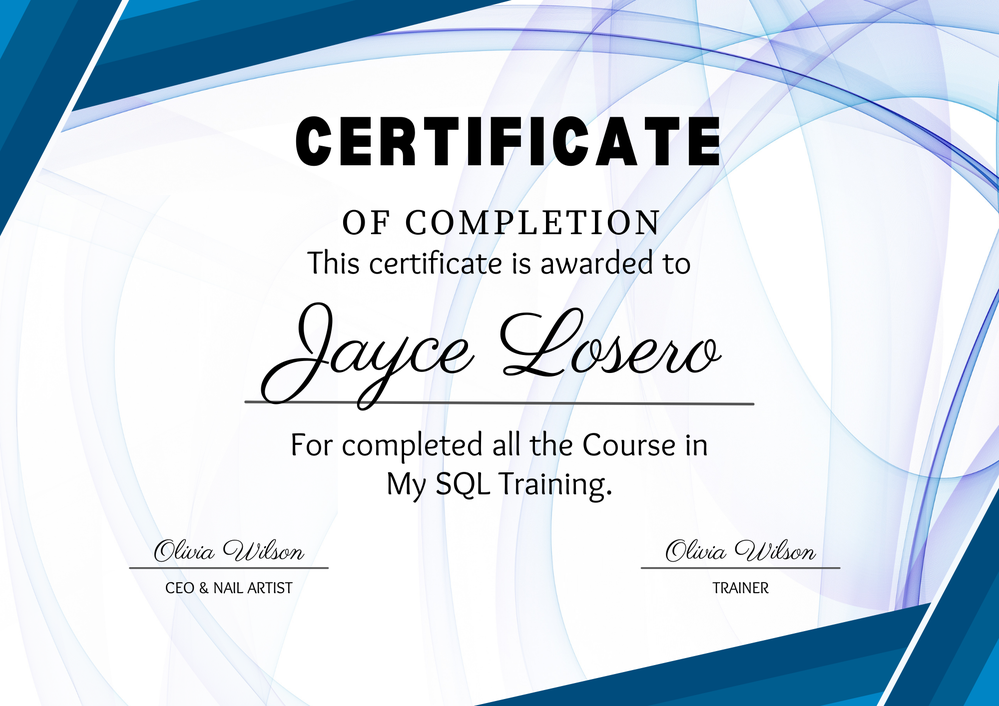
#> input picture examples/Jayce Losero My SQL Certificate.png, 999 x 706 px, shrunk from 2000 x 1414 before the run
$ python -i image_extractor.py   (imports and definitions only)
#> lines starting #> are read from the running program, lines starting #| are printed output that depends on the picture; after the words box and inside, x2 and y2 are one past the last pixel; in counts of white or black regions, pixels touching at a corner belong together
#> further down, picture is the input picture: shape (706, 999, 3); mean B, G, R 230.7, 221.1, 210.4
import os
import cv2
import pytesseract
from PIL import Image
import numpy as np

class ImageExtractor:
    """
    Class for extracting text from images using OCR
    """

    def __init__(self, tesseract_cmd=None):
        """
        Initialize the ImageExtractor

        Args:
            tesseract_cmd (str, optional): Path to tesseract executable
        """
        if tesseract_cmd:
            pytesseract.pytesseract.tesseract_cmd = tesseract_cmd
        self.extracted_text = ""

    def preprocess_image(self, image):
        """
        Preprocess the image to improve OCR results

        Args:
            image (numpy.ndarray): Image to preprocess

        Returns:
            numpy.ndarray: Preprocessed image
        """
        # Convert to grayscale
        gray = cv2.cvtColor(image, cv2.COLOR_BGR2GRAY)
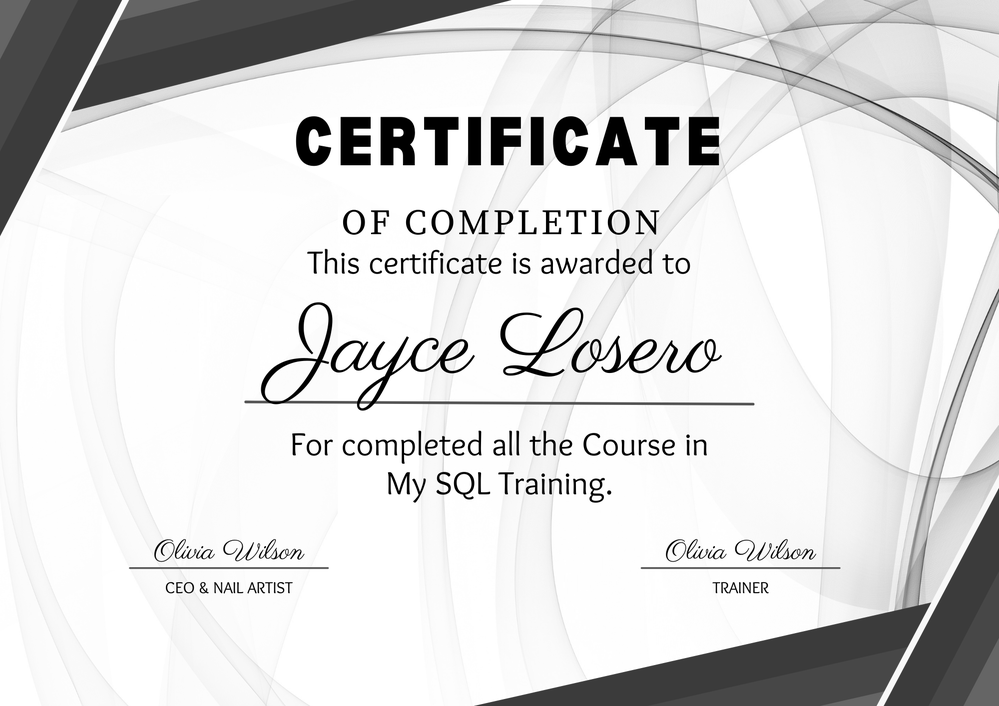
#> gray: shape (706, 999); min 0, max 255, mean 219

        # Apply thresholding to handle shadows and clean the image
        thresh = cv2.threshold(gray, 0, 255, cv2.THRESH_BINARY + cv2.THRESH_OTSU)[1]
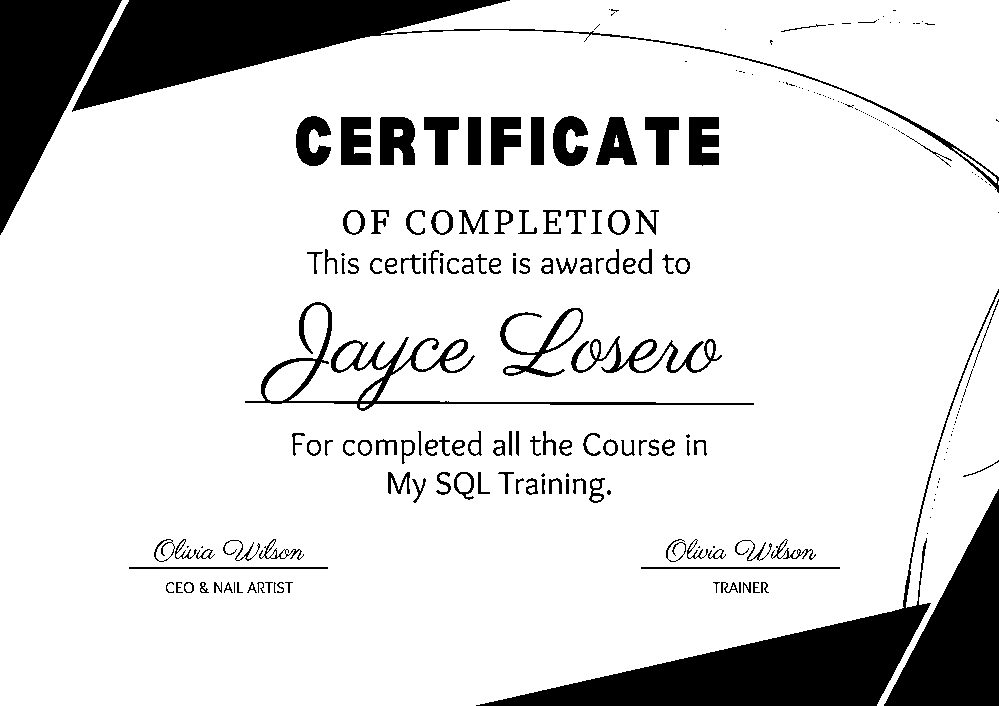
#> thresh: shape (706, 999); 85.7% white; 239 black regions (111 under 20 px), largest, box (x1, y1, x2, y2) and area: (72, 0, 999, 193) 22885, (476, 289, 999, 706) 21617, (0, 0, 122, 235) 14430

        # Apply morphological operations to remove noise
        kernel = cv2.getStructuringElement(cv2.MORPH_RECT, (2, 2))
        opening = cv2.morphologyEx(thresh, cv2.MORPH_OPEN, kernel, iterations=1)
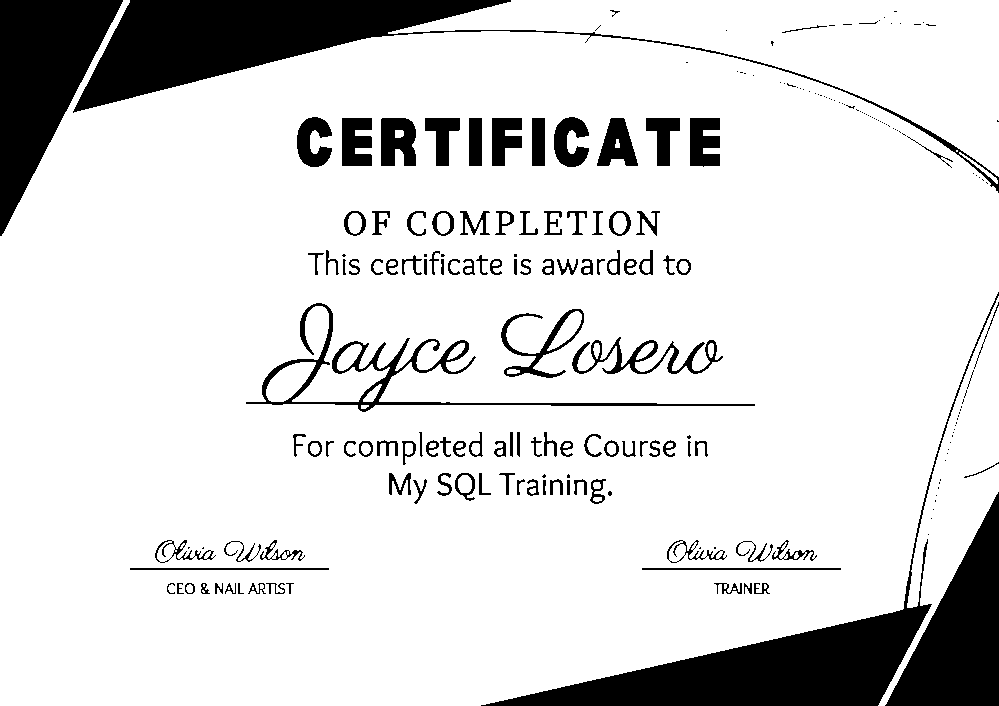
#> opening: shape (706, 999); 85.6% white; 222 black regions (101 under 20 px), largest, box (x1, y1, x2, y2) and area: (73, 0, 999, 193) 23277, (481, 292, 999, 706) 21214, (0, 0, 123, 236) 14788

        return opening

    # [42 lines left out: functions extract, get_extracted_text, not called in this run]

>>> import cv2
>>> picture = cv2.imread('../examples/Jayce Losero My SQL Certificate.png')
>>> result = ImageExtractor().preprocess_image(picture)
